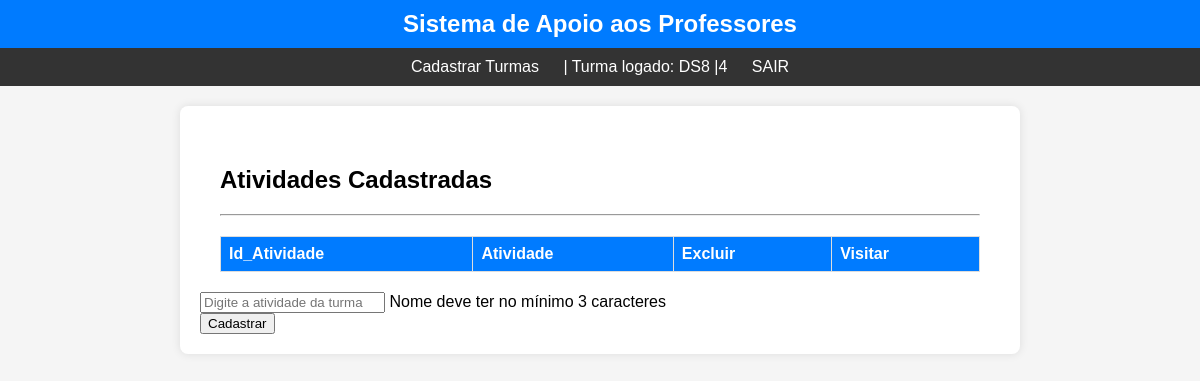
Page /ver_atividades/4 on the earlier database version.
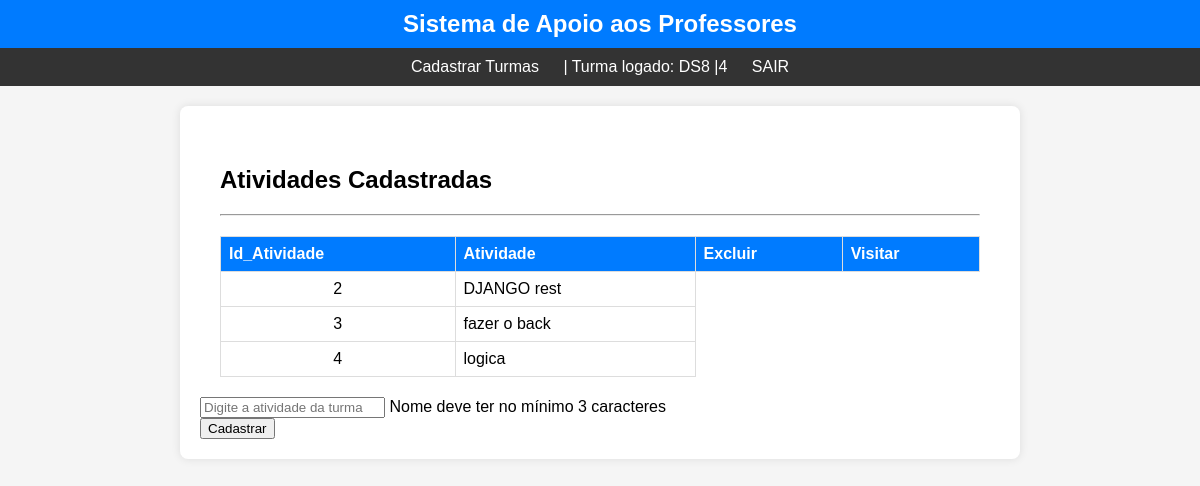
Same page on the later database version.
### App_Escola/models.py (models this page shows, shortened)
class Turma(models.Model):
    nome_turma = models.CharField(max_length=120)
    id_professor = models.ForeignKey(Professor, null=True, on_delete=models.PROTECT)

class Atividade(models.Model):
    nome_atividade = models.CharField(max_length=120)
    id_turma = models.ForeignKey(Turma,null=True, on_delete=models.PROTECT)
    def __str__(self):
        return self.nome_atividade

### App_Escola/views.py (the view)
# urls.py: path('ver_atividades/<int:id_turma>', views.ver_atividades, name='ver_atividades'),
def ver_atividades(request,id_turma):
    print(f'get do id{id_turma}')
    dados_turma = Turma.objects.filter(id=id_turma).values("nome_turma", "id")
    print(dados_turma)
    turma_logada = dados_turma[0]
    turma_logada = turma_logada['nome_turma']
    id_turma_logado = dados_turma[0]
    id_turma_logado = id_turma_logado['id']
    lista_atividade = Atividade.objects.filter(id_turma=id_turma_logado)
    print(lista_atividade)
    return render(request, 'Cons_Atividade_Lista.html',
                  {'turma_logada': turma_logada, 'lista_atividade': lista_atividade,
                   'id_turma':id_turma_logado})

### App_Escola/templates/Cons_Atividade_Lista.html (shortened to what this page needs)
{% load static %}
<!DOCTYPE html>
<html lang="en">
<head>
    <link rel="stylesheet" type="text/css" href="{% static 'css/cons_turma_lista.css' %}">
</head>
<header class="login">
    <div class="fundo_menu">
        <div class="nome_sistema">
            Sistema de Apoio aos Professores
        </div>
    </div>
</header>
<nav class="menu">
    <ul>
       <li><a href="/cad_turma/{{id_logado}}">Cadastrar Turmas</a></li>
       <li> | Turma logado: {{turma_logada}} |{{id_turma}} </a></li>
       <li><a href="../accounts/logout">SAIR</a></li>
    </ul>
</nav>
<body onLoad="login();">
    <div class="principal">
    <div class="container">
        <section class="enquadramento">
            <h1>Atividades Cadastradas</h1>
        </section>
        <hr>
        <table>
            <tr>
                <th>Id_Atividade</th>
                <th>Atividade</th>
                <th>Excluir</th>
                <th>Visitar</th>
            </tr>
            {% for igs in lista_atividade %}
            <tr>
                <td style="text-align:center">{{igs.id}} </td>
                <td>{{igs.nome_atividade}}</td>
            </tr>
            {% endfor %}
        </table>
    </div>
        <form id="form" class="form" method="POST" action="{% url 'salvar_atividade_nova' id_turma_id=id_turma %}">{% csrf_token %}
            <div class="form-content">
                <input type="text" id="nome_atividade" name="nome_atividade"  placeholder="Digite a atividade da turma" />
                <a>Nome deve ter no mínimo 3 caracteres</a>
            </div>
            <div class="botoes">
                <div class="botao_confirmar">
                    <button type="submit" class="btn_conf_cancel btn_confirmar">Cadastrar</button>
                </div>
            </div>
    </form>
    </div>
</body>
</html>

### App_Escola/static/css/cons_turma_lista.css (style rules this page uses)
body { font-family: Arial, sans-serif; background-color: #f5f5f5; margin: 0; padding: 0; }
header.login { background-color: #007bff; color: #fff; padding: 10px; }
.fundo_menu { display: flex; justify-content: center; align-items: center; }
.nome_sistema { font-size: 1.5em; font-weight: bold; }
nav.menu { background-color: #333; color: #fff; padding: 10px 0; }
nav.menu ul { list-style-type: none; text-align: center; margin: 0; padding: 0; }
nav.menu ul li { display: inline; margin: 0 10px; }
nav.menu ul li a { color: #fff; text-decoration: none; }
.principal { max-width: 800px; margin: 20px auto; background-color: #fff; padding: 20px; border-radius: 8px; box-shadow: 0 0 10px rgba(0, 0, 0, 0.1); }
.container { padding: 20px; }
table { width: 100%; border-collapse: collapse; margin-top: 20px; }
table th, table td { border: 1px solid #ddd; padding: 8px; text-align: left; }
table th { background-color: #007bff; color: #fff; }

Differences in the rows shown:
added Atividade: id "2", nome_atividade "DJANGO rest"
added Atividade: id "3", nome_atividade "fazer o back"
added Atividade: id "4", nome_atividade "logica"
